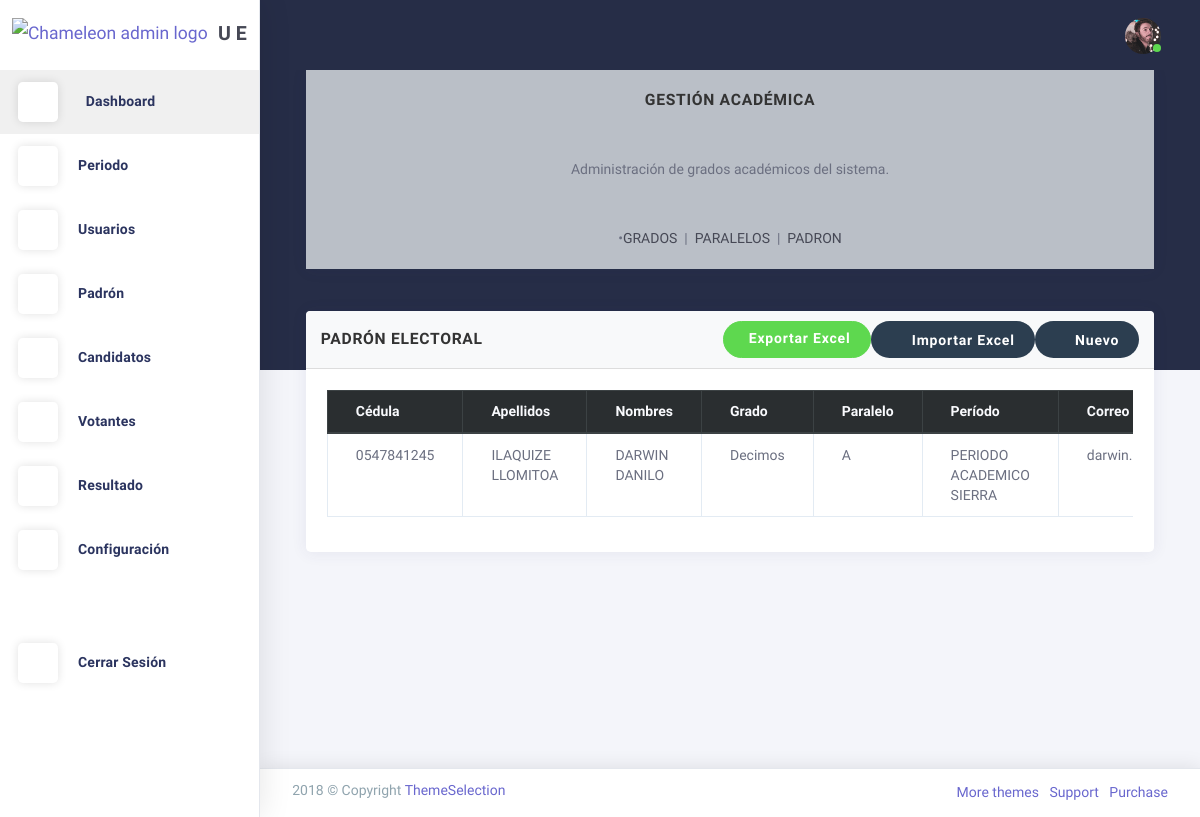
The page /padron/ on the database as committed earlier.
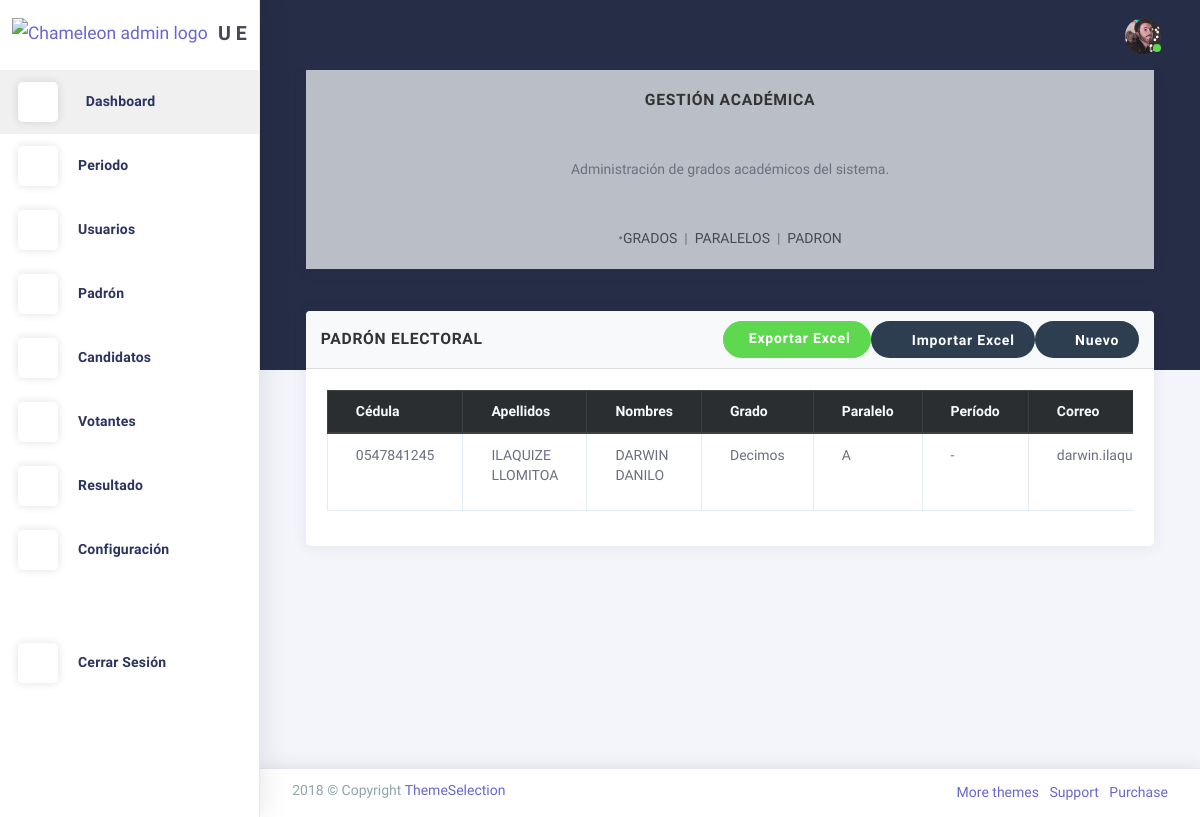
The same page on the database as committed later.
### Aplicaciones/padron/models.py (models this page shows, shortened)
class PadronElectoral(models.Model):
    ESTADOS = [
        ('activo', 'Activo - Puede votar'),
        ('inactivo', 'Inactivo - No puede votar'),
    ]
    cedula = models.CharField(max_length=10, unique=True, verbose_name="Cédula de identidad")
    nombre = models.CharField(max_length=100, verbose_name="Nombres")
    apellidos = models.CharField(max_length=100, verbose_name="Apellidos")
    correo = models.EmailField(verbose_name="Correo electrónico")
    telefono = models.CharField(max_length=15, blank=True, null=True, verbose_name="Teléfono")
    periodo = models.ForeignKey(
        Periodo,
        on_delete=models.SET_NULL,
        null=True,
        blank=True,
        related_name="padron_electoral",
        verbose_name="Período académico"
    )
    grado = models.ForeignKey(
        Grado,
        on_delete=models.CASCADE,
        verbose_name="Grado del estudiante"
    )
    paralelo = models.ForeignKey(
        Paralelo,
        on_delete=models.CASCADE,
        verbose_name="Paralelo del estudiante"
    )
    estado = models.CharField(
        max_length=10,
        choices=ESTADOS,
        default='activo',
        verbose_name="Estado en el padrón"
    )
    fecha_registro = models.DateTimeField(default=timezone.now, verbose_name="Fecha de registro")
    fecha_actualizacion = models.DateTimeField(auto_now=True, verbose_name="Última actualización")
    class Meta:
        unique_together = [
            ('cedula', 'periodo'),  # Una cédula sólo puede estar una vez por período
            ('correo', 'periodo')   # Un correo sólo puede estar una vez por período
        ]
        verbose_name = "Registro electoral"
        verbose_name_plural = "Padrón electoral"
        ordering = ['apellidos', 'nombre']

class Grado(models.Model):
    nombre = models.CharField(max_length=50)
    periodo = models.ForeignKey(
        Periodo,
        on_delete=models.SET_NULL,
        null=True,
        blank=True,
        related_name='grados',
        verbose_name="Período académico"
    )
    class Meta:
        unique_together = ('nombre', 'periodo')
        ordering = ['nombre']
        verbose_name = "Grado"
        verbose_name_plural = "Grados"

class Paralelo(models.Model):
    nombre = models.CharField(max_length=5, verbose_name="Letra del paralelo")
    grado = models.ForeignKey(
        Grado,
        on_delete=models.CASCADE,
        related_name="paralelos",
        verbose_name="Grado asociado"
    )
    class Meta:
        unique_together = ('nombre', 'grado')
        ordering = ['grado', 'nombre']
        verbose_name = "Paralelo"
        verbose_name_plural = "Paralelos"

### Aplicaciones/periodo/models.py (models this page shows, shortened)
class Periodo(models.Model):
    nombre = models.CharField(max_length=100, unique=True)
    fecha_inicio = models.DateField()
    fecha_fin = models.DateField()

### Aplicaciones/padron/views.py (the view)
# urls.py: path('padron/', views.gestion_padron, name='gestion_padron'),
def gestion_padron(request):
    padron = PadronElectoral.objects.select_related('grado', 'paralelo', 'periodo').all().order_by('apellidos', 'nombre')
    grados = Grado.objects.all().prefetch_related('paralelos')
    periodos = Periodo.objects.all()
    paralelos = Paralelo.objects.all()
    periodo_actual = Periodo.objects.order_by('-fecha_inicio').first()
    context = {
        'padron': padron,
        'grados': grados,
        'periodos': periodos,
        'paralelos': paralelos,
        'ESTADOS': ESTADOS,
        'periodo_actual': periodo_actual,  # Añadimos el período actual al contexto
    }
    return render(request, 'padron/agregarPadron.html', context)

### Aplicaciones/padron/templates/padron/agregarPadron.html (shortened to what this page needs)
{% extends 'plantilla.html' %}
{% block contenido %}
<div class="card mb-3">
    <div class="card-body bg-light text-center">
      <h5 class="card-title mb-4"><strong>Gestión Académica</strong></h5>
      <p class="card-text mb-4">
        Administración de grados académicos del sistema.
      </p>
      <nav class="d-flex justify-content-center gap-3">
        <span class="text-muted">•</span>
        <a href="{% url 'listar_grados' %}" class="text-decoration-none text-dark {% if request.path == '/grados/' %} text-decoration-underline {% endif %}">GRADOS</a>
        <span>&nbsp;&nbsp;</span>
        <span class="text-muted">|</span>
        <span>&nbsp;&nbsp;</span>
        <a href="{% url 'listar_paralelos' %}" class="text-decoration-none text-dark {% if request.path == '/paralelos/' %} text-decoration-underline {% endif %}">PARALELOS</a>
        <span>&nbsp;&nbsp;</span>
        <span class="text-muted">|</span>
        <span>&nbsp;&nbsp;</span>
        <a href="{% url 'gestion_padron' %}" class="text-decoration-none text-dark  text-decoration-underline ">PADRON</a>
      </nav>
    </div>
  </div>
  <section id="listar-padron" class="row match-height">
    <div class="col-sm-12">
      <div class="card">
        <div class="card-header d-flex flex-column flex-md-row justify-content-between align-items-md-center">
          <h4 class="card-title mb-2 mb-md-0">Padrón Electoral</h4>
          <div class="d-flex flex-column flex-md-row align-items-stretch justify-content-md-end gap-2">
            <a href="{% url 'exportar_padron_excel' %}" class="btn btn-success">
               Exportar Excel
            </a>
            <button type="button" class="btn btn-primary" data-toggle="modal" data-target="#modalImportarExcel">
              <i class="la la-upload"></i> Importar Excel
            </button>
            <button type="button" class="btn btn-primary" data-toggle="modal" data-target="#modalAgregarEstudiante">
              <i class="la la-plus"></i> Nuevo
            </button>
          </div>
        </div>
        <div class="card-content">
          <div class="card-body">
            <div class="table-responsive">
              <table class="table table-bordered table-hover" id="tablaPadron">
                <thead class="thead-dark">
                  <tr>
                    <th>Cédula</th>
                    <th>Apellidos</th>
                    <th>Nombres</th>
                    <th>Grado</th>
                    <th>Paralelo</th>
                    <th>Período</th>
                    <th>Correo</th>
                  </tr>
                </thead>
                <tbody>
                  {% for estudiante in padron %}
                  <tr class="{% if estudiante.estado == 'inactivo' %}table-secondary{% endif %}">
                    <td>{{ estudiante.cedula }}</td>
                    <td>{{ estudiante.apellidos }}</td>
                    <td>{{ estudiante.nombre }}</td>
                    <td>{{ estudiante.grado.nombre }}</td>
                    <td>{{ estudiante.paralelo.nombre }}</td>
                    <td>{{ estudiante.periodo.nombre|default:"-" }}</td>
                    <td>{{ estudiante.correo }}</td>
                  </tr>
                  {% endfor %}
                </tbody>
              </table>
            </div>
          </div>
        </div>
      </div>
    </div>
  </section>
{% endblock %}

Rows that differ between the two databases and show on the page:
changed PadronElectoral "ILAQUIZE LLOMITOA": periodo.nombre "PERIODO ACADEMICO SIERRA" → "-"
